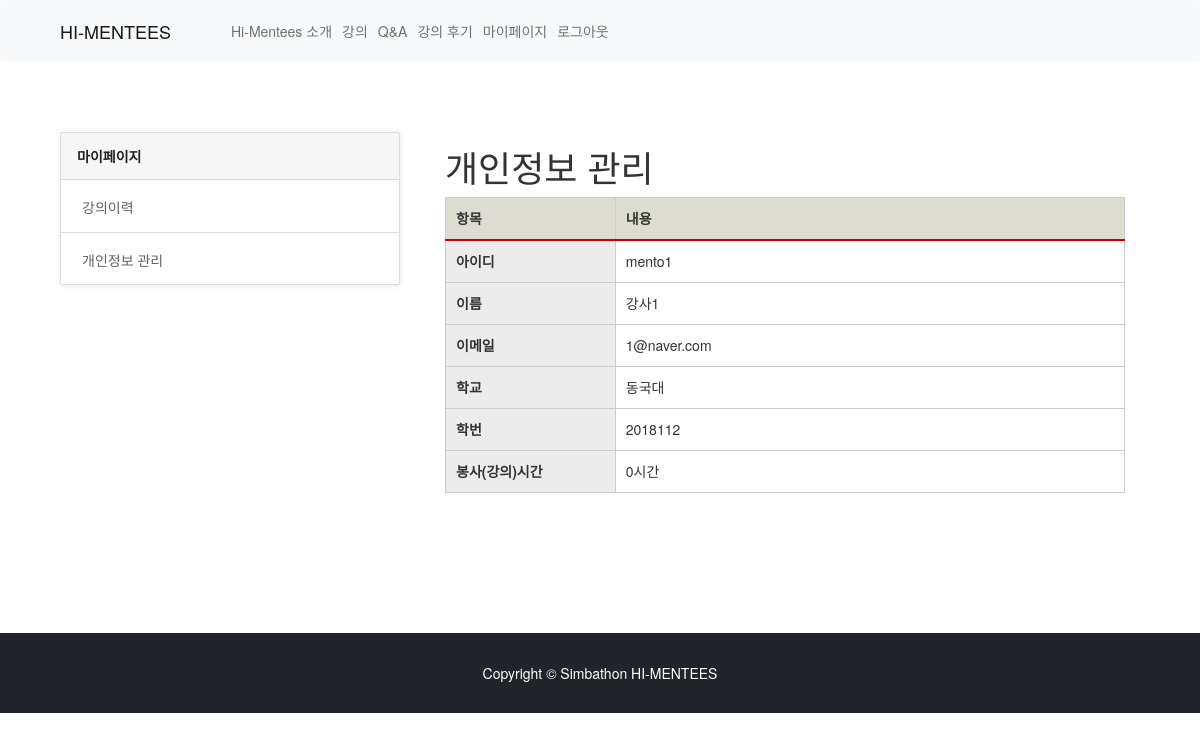
Page /myPage/Profile/ (signed in) on the earlier database version.
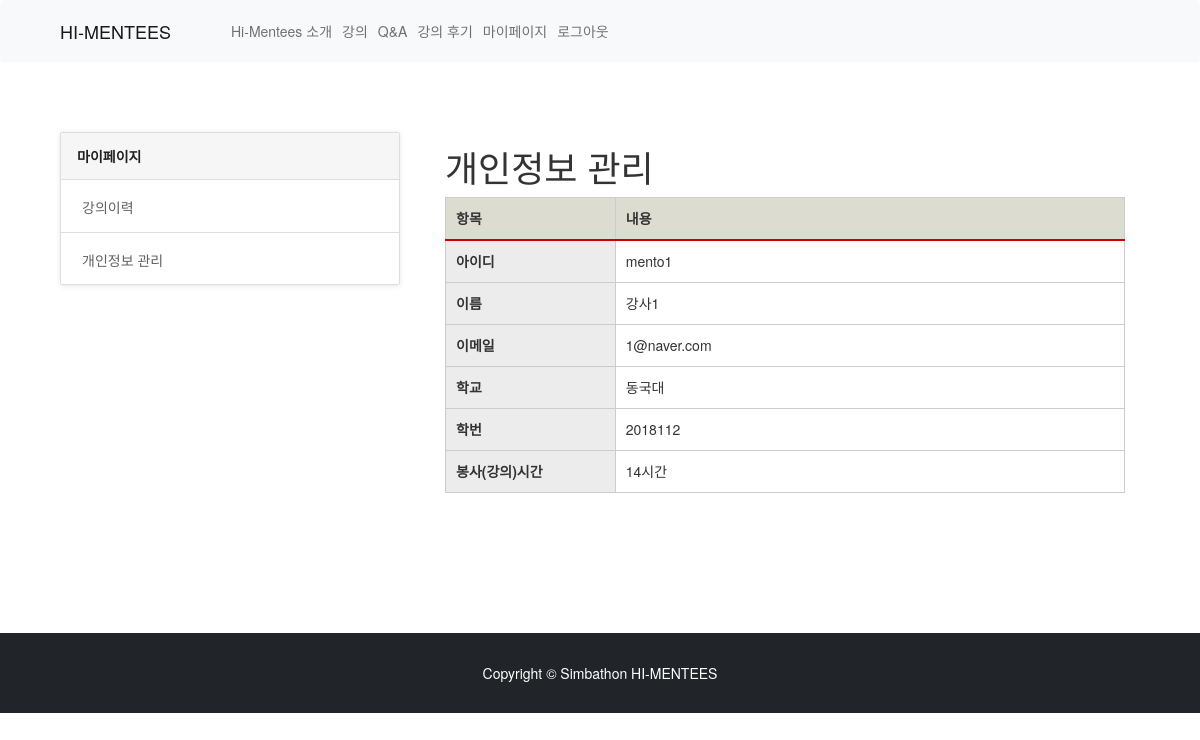
Same page on the later database version.
### accounts/models.py (models this page shows, shortened)
class UserProfile(models.Model):
    JOB_CHOICE = (
        ('학생', '학생'),
        ('강사', '강사'),
    )
    user = models.OneToOneField(User, on_delete=models.CASCADE)
    name = models.CharField(max_length=30, default='')
    email = models.EmailField(max_length=20,default='')
    job = models.CharField(max_length=2, choices= JOB_CHOICE)
    school = models.CharField(max_length=30, default='')
    grade = models.CharField(max_length=30, default='')
    school_id = models.CharField(max_length=30,default='')
    interests = models.CharField(max_length=30,default='')
    service_hour = models.IntegerField(default=0)
    admin_approved = models.BooleanField(default=False)
    class Meta:
        ordering = ['id']
        db_table = 'user_profile'
        verbose_name = 'User Profile'
        verbose_name_plural = 'User Profile'

### myPage/views.py (the view)
# urls.py: path('Profile/', views.profile, name = "profile"),
def profile(request):
    check = request.user.email
    profiles = UserProfile.objects.get(email = check)
    return render(request,'myPage/myPageProfile.html', {'profiles': profiles})

### myPage/templates/myPage/myPageProfile.html (shortened to what this page needs)
{% extends "base.html" %}
{% load static %}
{% block content %}
<link rel='stylesheet prefetch' href='https://maxcdn.bootstrapcdn.com/bootstrap/3.3.6/css/bootstrap.min.css'>
<link rel='stylesheet prefetch' href='https://files.krve.io/f/eyespot.css'>
<link rel='stylesheet prefetch' href='https://cdn.cloudcache.dk/materialdesignicons/1.6.50/css/materialdesignicons.min.css'>
<div class="container" style="margin-top: 5em; margin-bottom: 10em;">
    <div class="col-md-4">
      {% if profiles.job == "학생" %}
      <ul class="list-group help-group">
        <div class="faq-list list-group nav nav-tabs">
          <a href="{% url 'myPage:mypage' %}" class="list-group-item active" role="tab" data-toggle="tab">
            마이페이지
          </a>
          <a href="{% url 'myPage:enrol_list' %}" class="list-group-item" role="tab" data-toggle="tab">
            <i class="mdi mdi-star"></i> 신청강의목록
          </a>
          <a href="{% url 'myPage:finish_list' %}" class="list-group-item" role="tab" data-toggle="tab">
            <i class="mdi mdi-star"></i> 수강이력
          </a>
          <a href="{% url 'myPage:review' %}" class="list-group-item" role="tab" data-toggle="tab">
            <i class="mdi mdi-account"></i> 강사진/강의 후기작성
          </a>
          <a href="{% url 'myPage:qna' %}" class="list-group-item" role="tab" data-toggle="tab">
            <i class="mdi mdi-account-settings"></i> 나의 Q&A
          </a>
          <a href="{% url 'myPage:profile' %}" class="list-group-item" role="tab" data-toggle="tab">
            <i class="mdi mdi-star"></i> 개인정보 관리
          </a>
        </div>
      </ul>
      {% else %}
      <ul class="list-group help-group">
        <div class="faq-list list-group nav nav-tabs">
          <a href="{% url 'myPage:mypage' %}" class="list-group-item active" role="tab" data-toggle="tab">
            마이페이지
          </a>
          <a href="{% url 'myPage:lectured_list' %}" class="list-group-item" role="tab" data-toggle="tab">
             강의이력
          </a>
          <a href="{% url 'myPage:profile' %}" class="list-group-item" role="tab" data-toggle="tab">
             개인정보 관리
          </a>
        </div>
      </ul>
      {% endif %}
    </div>
    <div class="col-md-8">
        <div class="container-fluid">
            <h1 class="mt-4">개인정보 관리</h1>
            <table class="profile" style="margin: 0 0 0 0; width: 100%;">
                <thead>
                <tr>
                  <th scope="cols" width=25%>항목</th>
                  <th scope="cols">내용</th>
                </tr>
                </thead>
                <tbody>
                <form action="" method="post">
                <tr>
                  <th scope="row">아이디</th>
                  <td>{{ profiles.user }}</td>
                </tr>
                <tr>
                  <th scope="row">이름</th>
                  <td>{{ profiles.name }}</td>
                </tr>
                <tr>
                    <th scope="row">이메일</th>
                    <td>{{ profiles.email }}</td>
                  </tr>
                  <tr>
                    <th scope="row">학교</th>
                    <td>{{ profiles.school }}</td>
                  </tr>
                  <tr>
                    <th scope="row">학번</th>
                    <td>{{profiles.school_id}}</td>
                  </tr>
                  {% if profiles.job == "강사" %}
                  <tr>
                    <th scope="row">봉사(강의)시간</th>
                    <td>{{profiles.service_hour}}시간</td>
                  </tr>
                  {% endif %}
                </form>
                </tbody>
            </table>
        </div>
    </div>
</div>
{%endblock%}

Differences in the rows shown:
changed UserProfile "강사1": service_hour "0" → "14"
